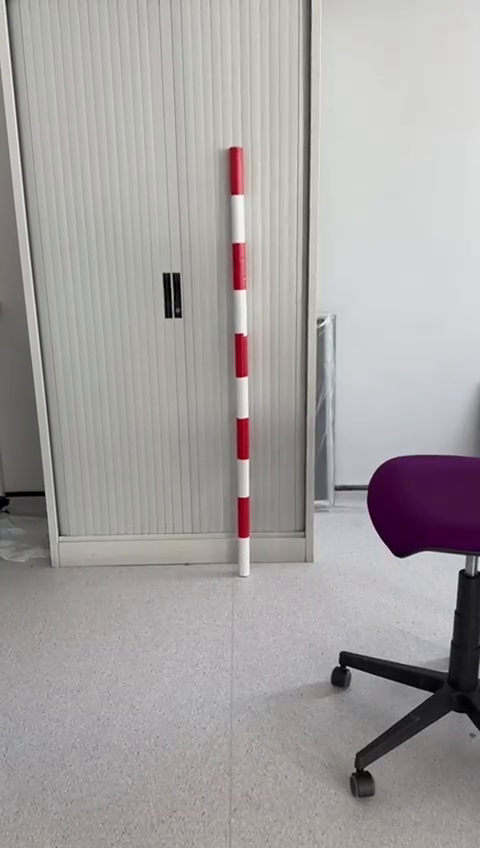
#> input picture frame 13 of Photos/reverse_clip.mp4, 480 x 848 px
$ python Test_Code.py
#> lines starting #> are read from the running program, lines starting #| are printed output that depends on the picture; after the words box and inside, x2 and y2 are one past the last pixel; in counts of white or black regions, pixels touching at a corner belong together
import cv2
import numpy as np

def detect_objects(frame):
    #hsv = cv2.cvtColor(frame, cv2.COLOR_BGR2HSV) #Convert to HSV colour range

    #red_mask = cv2.inRange(hsv, lower_red_boundary, upper_red_boundary) #Mask Red in Live View
    red_contours, _ = cv2.findContours(red_mask, cv2.RETR_EXTERNAL, cv2.CHAIN_APPROX_SIMPLE)

    pole_detected = False
    kayaker_detected = False
    x_pole, y_pole, w_pole, h_pole = 0, 0, 0, 0

    for red_contour in red_contours:
        area = cv2.contourArea(red_contour)

        if area > 1000:
            pole_detected = True
            x_pole, y_pole, w_pole, h_pole = cv2.boundingRect(red_contour)
            cv2.rectangle(frame, (x_pole, y_pole), (x_pole + w_pole, y_pole + h_pole), (0, 255, 0), 2)

    return pole_detected, kayaker_detected, (x_pole, y_pole, w_pole, h_pole)

# [9 lines of commented-out code are left out]
video = cv2.VideoCapture('/home/pi/Desktop/Group1-Camera-Vision/Photos/reverse_clip.mp4')

# [5 lines of commented-out code are left out]

direction = "" # Varibale for direction of paddles

# Define White
lower_white_boundary = np.array([0, 0, 200])
upper_white_boundary = np.array([179, 30, 255])

# Define Yellow
lower_yellow_boundary = np.array([20, 100, 100])
upper_yellow_boundary = np.array([40, 255, 255])

# Define Green
lower_green_boundary = np.array([25, 52, 45]) #HSV Values for Green (Lower End)
upper_green_boundary = np.array([102, 255, 255]) #HSV Values for Green (Upper End)

# Define Red
lower_red_boundary = np.array([161, 155, 84]) #HSV Values for Red (Lower End)
upper_red_boundary = np.array([179, 255, 255]) #HSV Values for Red (Upper End)

# Define Purple
lower_purple_boundary = np.array([120, 50, 50])
upper_purple_boundary = np.array([170, 255, 255])

previous_kayaker_center = None

while(1):

    ret, frame = video.read() #Read Pi Camera
#> frame is the input picture: shape (848, 480, 3); mean B, G, R 161.4, 161.7, 165.3
    #if not ret:
        #print("Camera Failed")
        #break
    hsv = cv2.cvtColor(frame, cv2.COLOR_BGR2HSV) #Convert to HSV colour range
#> hsv: shape (848, 480, 3); mean H, S, V 60.7, 16, 166.3
    red_mask = cv2.inRange(hsv, lower_red_boundary, upper_red_boundary) #Mask Red in Live View
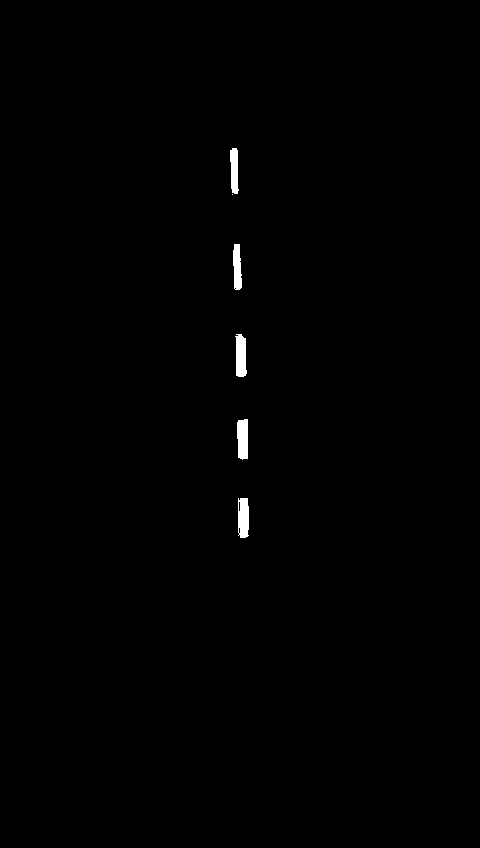
#> red_mask: shape (848, 480); 0.46% white; 6 white regions (1 under 20 px)

    pole_detected, kayaker_detected, pole_area = detect_objects(red_mask)
#> in detect_objects, `red_contours, _ = cv2.findContours(red_mask, cv2.RETR_EXTERNAL, cv2.CH..`: red_contours = 6 contours, 1 with area under 20; largest, box (x1, y1, x2, y2) and area: (235, 334, 247, 377) 365, (238, 498, 249, 538) 364, (237, 419, 248, 460) 362, (233, 244, 242, 290) 282, (230, 148, 239, 194) 274
#> the loop in detect_objects, `for red_contour in red_contours:` made 6 passes
#> area on passes 1, 2, 3, 4, 6: 364.5, 362, 365, 282.5, 274.5
#> pole_detected = False; kayaker_detected = False; pole_area = (0, 0, 0, 0)

    if pole_detected and kayaker_detected:
        x_kayaker, y_kayaker, w_kayaker, h_kayaker = pole_area
        kayaker_center = (x_kayaker + w_kayaker // 2, y_kayaker + h_kayaker // 2)

        cv2.line(frame, kayaker_center, (x_pole + w_pole // 2, y_pole + h_pole // 2, (0, 0, 255), 2), (0, 0, 255), 2)

        if previous_object_center is not None:
            direction_vector = (kayaker_center[0] - previous_kayaker_center[0], kayaker_center[1] - previous_kayaker_center[1])

            if direction_vetor[0] > 0:
                direction = "Right"
            elif direction_vector[0] < 0:
                direction = "Left"
            else:
                direction = "None"
            cv2.putText(frame, direction, (50, 50), cv2.FONT_ITALIC, 2, (0,0,255), 1)

        previous_kayaker_center = kayaker_center

    """
    hsv = cv2.cvtColor(frame, cv2.COLOR_BGR2HSV) #Convert to HSV colour range

    red_mask = cv2.inRange(hsv, lower_red_boundary, upper_red_boundary) #Mask Red in Live View
    purple_mask = cv2.inRange(hsv, lower_purple_boundary, upper_purple_boundary)
    #red = cv2.bitwise_and(frame, frame, mask=red_mask) #combines two shades
    red_contours, _ = cv2.findContours(red_mask, cv2.RETR_EXTERNAL, cv2.CHAIN_APPROX_SIMPLE)
    purple_contours, _ = cv2.findContours(purple_mask, cv2.RETR_EXTERNAL, cv2.CHAIN_APPROX_SIMPLE)

    background_mask = background_subtractor.apply(red_mask)
    contours, _ = cv2.findContours(background_mask, cv2.RETR_EXTERNAL, cv2.CHAIN_APPROX_SIMPLE)

    for red_contour in red_contours: # Run whenever green detected

        pole_largest_contour = max(red_contours, key=cv2.contourArea) # Find largest green area

        x, y, w, h = cv2.boundingRect(pole_largest_contour) # Rectangle around green item
        cv2.rectangle(frame, (x, y), (x + w, y + h), (0, 255, 0), 2) # Rectangle Frame in fed
        #green_pole_roi = frame[y:y+h, x:x+w]
        #green_pole_edges = cv2.Canny(green_pole_roi, 100, 200)

        for purple_contour in purple_contours: # Run when red detected
            #kayaker_largest_contour = max(red_contours, key=cv2.contourArea) # Largest x area
            M = cv2.moments(purple_contour)

            if M["m00"] != 0: # Moments to determine center
                cX = int(M["m10"] / M["m00"])
                cY = int(M["m01"] / M["m00"])

                # Determine if right or left of pole
                if cX < x + w // 2:
                    direction = ("Left of Pole")
                else:
                    direction = ("Right of Pole")

        # Output direction to screen
        cv2.putText(frame, direction, (50, 50), cv2.FONT_ITALIC, 2, (0,0,255), 1)


    for contour in contours:
        area = cv2.contourArea(contour)

        if area < 100:
            continue

        x, y, w, h = cv2.boundingRect(contour)

        cv2.rectangle(frame, (x,y), (x + w, y + h), (0, 255, 0), 2)
        RED_POLE_REGION = x + w // 2

        if x < RED_POLE_REGION < x + w:

            if start_point is None:
                start_point = (x, y)

            else:
                end_point = (x, y)
                direction = "Right" if end_point[0] > start_point[0] else "Left"

        cv2.putText(frame, direction, (50, 50), cv2.FONT_ITALIC, 2, (0,0,255), 1)
    """
    # [22 lines of commented-out code are left out]

    """
    for green_contour in red_contours: # Run whenever green detected

        pole_largest_contour = max(red_contours, key=cv2.contourArea) # Find largest green area

        x, y, w, h = cv2.boundingRect(pole_largest_contour) # Rectangle around green item
        cv2.rectangle(frame, (x, y), (x + w, y + h), (0, 255, 0), 2) # Rectangle Frame in fed
        #green_pole_roi = frame[y:y+h, x:x+w]
        #green_pole_edges = cv2.Canny(green_pole_roi, 100, 200)

        for red_contour in white_contours: # Run when red detected
            #kayaker_largest_contour = max(red_contours, key=cv2.contourArea) # Largest x area
            M = cv2.moments(red_contour)

            if M["m00"] != 0: # Moments to determine center
                cX = int(M["m10"] / M["m00"])
                cY = int(M["m01"] / M["m00"])

                #cv2.circle(image, (cX, cY), 5, (0, 0, 255), -1)
                cv2.circle(frame, (cX, cY), 5, (0, 0, 255), -1)

                # Determine if right or left of pole
                if cX < x + w // 2:
                    direction = ("Right of Pole")
                else:
                    direction = ("Left of Pole")

        # Output direction to screen
        cv2.putText(frame, direction, (50, 50), cv2.FONT_ITALIC, 2, (0,0,255), 1)

    """
    cv2.imshow('Live Feed', frame) # Open Live Feed Window
    #cv2.imshow('Video Feed', video)
    #cv2.imshow("Purple", purple_mask)
    #cv2.imshow("Red", background_mask)

    # Close all program if 'e' is entered
    if cv2.waitKey(1) & 0xFF == ord('e'):
#> (key e is pressed here)
        break

# Close all windows
#> (the run stopped early here; a loop or call above may not have finished)

$ run again, starting later in the video
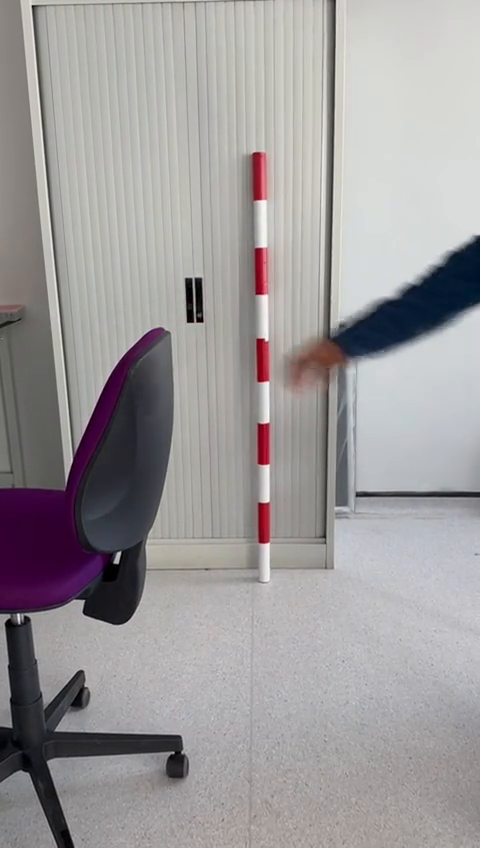
#> input picture frame 105 of Photos/reverse_clip.mp4, 480 x 848 px
#> frame is the input picture: shape (848, 480, 3); mean B, G, R 155.4, 154.3, 157.7
#> hsv: shape (848, 480, 3); mean H, S, V 70.4, 23.1, 160
#> `red_mask = cv2.inRange(hsv, lower_red_boundary, upper_red_boundary)`:
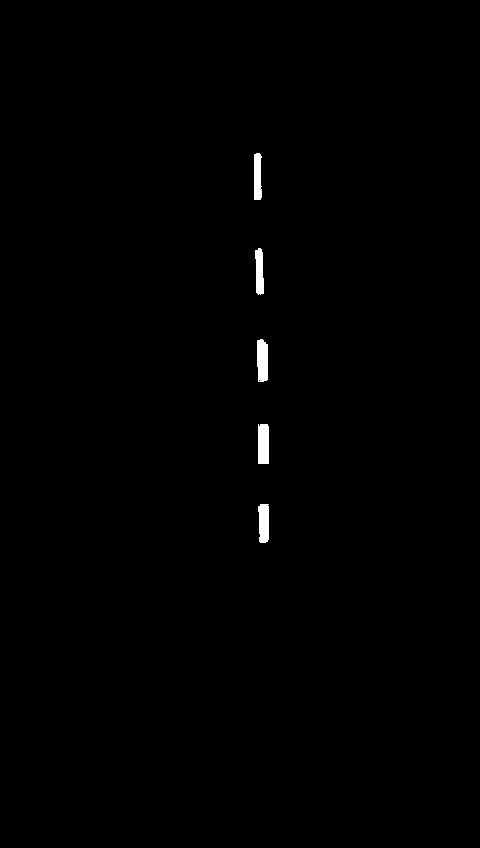
#> red_mask: shape (848, 480); 0.47% white; 5 white regions
#> red_contours = 5 contours; box (x1, y1, x2, y2) and area: (258, 424, 269, 464) 386, (257, 339, 268, 382) 384, (258, 504, 269, 543) 338, (255, 248, 264, 295) 288, (254, 153, 262, 200) 286
#> the loop in detect_objects, `for red_contour in red_contours:` made 5 passes
#> area on passes 1 to 5: 337.5, 385.5, 383.5, 288, 286
#> pole_detected = False; pole_area = (0, 0, 0, 0)
